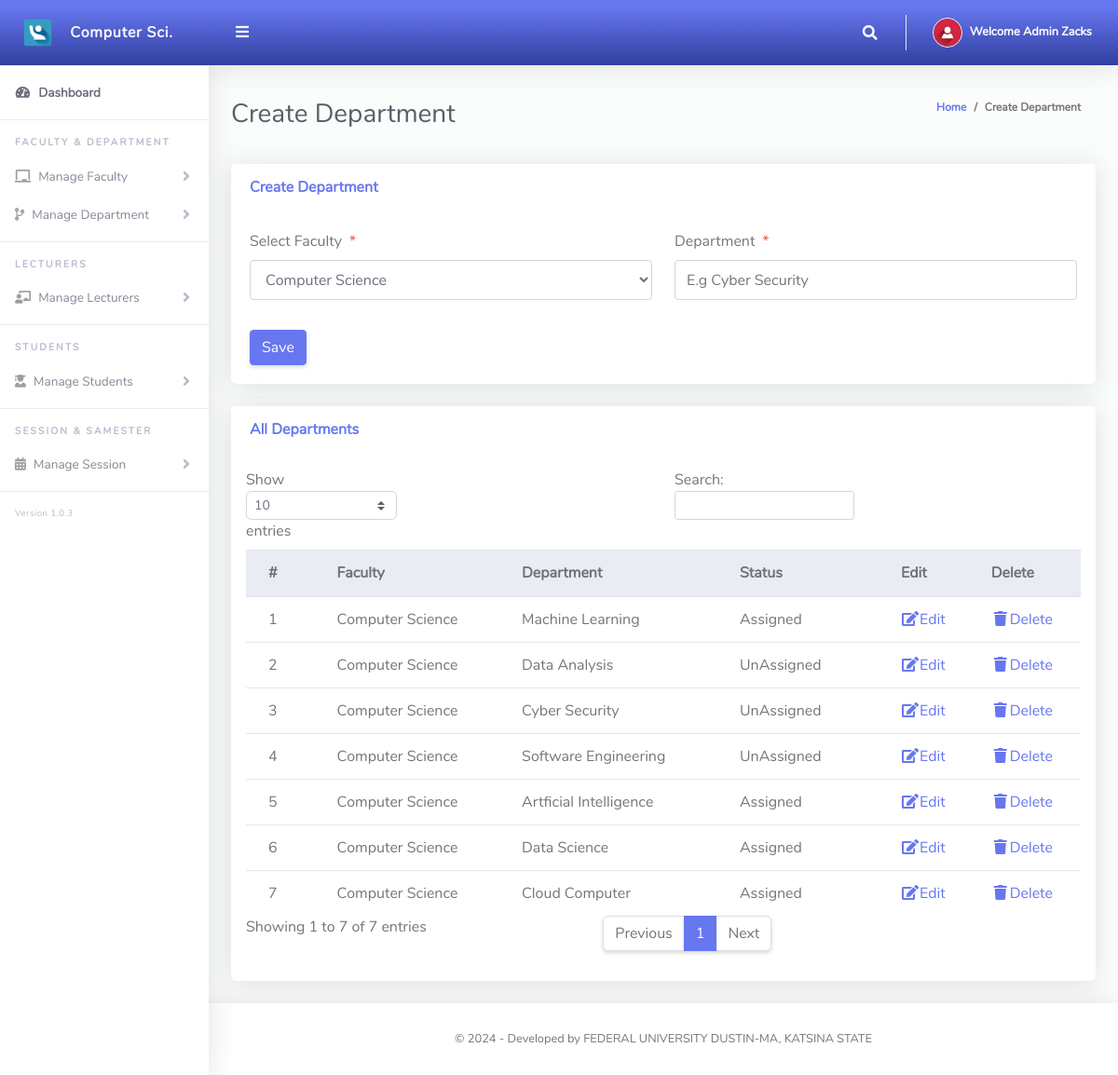
/Admin/createClassArms.php (signed in), run on the app's committed database.
### tables this page shows
CREATE TABLE `tblclassarms` (
  `Id` int(10) NOT NULL,
  `classId` varchar(10) NOT NULL,
  `classArmName` varchar(255) NOT NULL,
  `isAssigned` varchar(10) NOT NULL
);

CREATE TABLE `tblclass` (
  `Id` int(10) NOT NULL,
  `className` varchar(255) NOT NULL
);

### Admin/createClassArms.php (the view, shortened to what this page needs)
<?php
include '../Includes/dbcon.php';
?>
<!DOCTYPE html>
<html lang="en">
<head>
  <link href="../vendor/fontawesome-free/css/all.min.css" rel="stylesheet" type="text/css">
  <link href="../vendor/bootstrap/css/bootstrap.min.css" rel="stylesheet" type="text/css">
  <link href="css/ruang-admin.min.css" rel="stylesheet">
</head>
<body id="page-top">
  <div id="wrapper">
      <?php include "Includes/sidebar.php";?>
    <div id="content-wrapper" class="d-flex flex-column">
      <div id="content">
       <?php include "Includes/topbar.php";?>
        <div class="container-fluid" id="container-wrapper">
          <div class="d-sm-flex align-items-center justify-content-between mb-4">
            <h1 class="h3 mb-0 text-gray-800">Create Department</h1>
            <ol class="breadcrumb">
              <li class="breadcrumb-item"><a href="./">Home</a></li>
              <li class="breadcrumb-item active" aria-current="page">Create Department</li>
            </ol>
          </div>
          <div class="row">
            <div class="col-lg-12">
              <div class="card mb-4">
                <div class="card-header py-3 d-flex flex-row align-items-center justify-content-between">
                  <h6 class="m-0 font-weight-bold text-primary">Create Department</h6>
                </div>
                <div class="card-body">
                  <form method="post">
                    <div class="form-group row mb-3">
                        <div class="col-xl-6">
                        <label class="form-control-label">Select Faculty<span class="text-danger ml-2">*</span></label>
                         <?php
                        $qry= "SELECT * FROM tblclass ORDER BY className ASC";
                        $result = $conn->query($qry);
                        $num = $result->num_rows;
                        if ($num > 0){
                          echo ' <select required name="classId" class="form-control mb-3">';
                          echo'<option value="">Computer Science</option>';
                                  echo '</select>';
                              }
                            ?>
                        </div>
                        <div class="col-xl-6">
                        <label class="form-control-label">Department<span class="text-danger ml-2">*</span></label>
                      <input type="text" class="form-control" name="classArmName" value="<?php echo $row['classArmName'];?>" id="exampleInputFirstName" placeholder="E.g Cyber Security">
                        </div>
                    </div>
                      <?php
                    if (isset($Id))
                    {
                    ?>
                    <button type="submit" name="update" class="btn btn-warning">Update</button>
                    &nbsp;&nbsp;&nbsp;&nbsp;&nbsp;&nbsp;&nbsp;&nbsp;&nbsp;&nbsp;
                    <?php
                    } else {
                    ?>
                    <button type="submit" name="save" class="btn btn-primary">Save</button>
                    <?php
                    }
                    ?>
                  </form>
                </div>
              </div>
                 <div class="row">
              <div class="col-lg-12">
              <div class="card mb-4">
                <div class="card-header py-3 d-flex flex-row align-items-center justify-content-between">
                  <h6 class="m-0 font-weight-bold text-primary">All Departments</h6>
                </div>
                <div class="table-responsive p-3">
                  <table class="table align-items-center table-flush table-hover" id="dataTableHover">
                    <thead class="thead-light">
                      <tr>
                        <th>#</th>
                        <th>Faculty</th>
                        <th>Department</th>
                         <th>Status</th>
                        <th>Edit</th>
                        <th>Delete</th>
                      </tr>
                    </thead>
                    <tbody>
                  <?php
                      $query = "SELECT tblclassarms.Id,tblclassarms.isAssigned,tblclass.className,tblclassarms.classArmName
                      FROM tblclassarms
                      INNER JOIN tblclass ON tblclass.Id = tblclassarms.classId";
                      $rs = $conn->query($query);
                      $num = $rs->num_rows;
                      $sn=0;
                      $status="";
                      if($num > 0)
                      {
                        while ($rows = $rs->fetch_assoc())
                          {
                              if($rows['isAssigned'] == '1'){$status = "Assigned";}else{$status = "UnAssigned";}
                             $sn = $sn + 1;
                            echo"
                              <tr>
                                <td>".$sn."</td>
                                <td>".$rows['className']."</td>
                                <td>".$rows['classArmName']."</td>
                                <td>".$status."</td>
                                <td><a href='?action=edit&Id=".$rows['Id']."'><i class='fas fa-fw fa-edit'></i>Edit</a></td>
                                <td><a href='?action=delete&Id=".$rows['Id']."'><i class='fas fa-fw fa-trash'></i>Delete</a></td>
                              </tr>";
                          }
                      }
                      else
                      {
                           echo
                           "<div class='alert alert-danger' role='alert'>
                            No Record Found!
                            </div>";
                      }
                      ?>
                    </tbody>
                  </table>
                </div>
              </div>
            </div>
            </div>
          </div>
        </div>
      </div>
       <?php include "Includes/footer.php";?>
    </div>
  </div>
</body>
</html>

### Admin/Includes/topbar.php (shortened to what this page needs)
<?php
  $query = "SELECT * FROM tbladmin WHERE Id = ".$_SESSION['userId']."";
  $rs = $conn->query($query);
  $rows = $rs->fetch_assoc();
  $fullName = $rows['firstName']." ".$rows['lastName'];
?>
<nav class="navbar navbar-expand navbar-light bg-gradient-primary topbar mb-4 static-top">
          <button id="sidebarToggleTop" class="btn btn-link rounded-circle mr-3">
            <i class="fa fa-bars"></i>
          </button>
          <ul class="navbar-nav ml-auto">
            <li class="nav-item dropdown no-arrow">
              <a class="nav-link dropdown-toggle" href="#" id="searchDropdown" role="button" data-toggle="dropdown"
                aria-haspopup="true" aria-expanded="false">
                <i class="fas fa-search fa-fw"></i>
              </a>
            </li>
            <li class="nav-item dropdown no-arrow">
              <a class="nav-link dropdown-toggle" href="#" id="userDropdown" role="button" data-toggle="dropdown"
                aria-haspopup="true" aria-expanded="false">
                <img class="img-profile rounded-circle" src="img/user-icn.png" style="max-width: 60px">
                <span class="ml-2 d-none d-lg-inline text-white small"><b>Welcome <?php echo $fullName;?></b></span>
              </a>
            </li>
          </ul>
        </nav>

### data on the page
tblclassarms: classId.className "Computer Science", classArmName "Machine Learning", isAssigned "Assigned"
tblclassarms: classId.className "Computer Science", classArmName "Data Analysis", isAssigned "UnAssigned"
tblclassarms: classId.className "Computer Science", classArmName "Cyber Security", isAssigned "UnAssigned"
tblclassarms: classId.className "Computer Science", classArmName "Software Engineering", isAssigned "UnAssigned"
tblclassarms: classId.className "Computer Science", classArmName "Artficial Intelligence", isAssigned "Assigned"
tblclassarms: classId.className "Computer Science", classArmName "Data Science", isAssigned "Assigned"
tblclassarms: classId.className "Computer Science", classArmName "Cloud Computer", isAssigned "Assigned"

### other printed values
$fullName "Admin Zacks"
